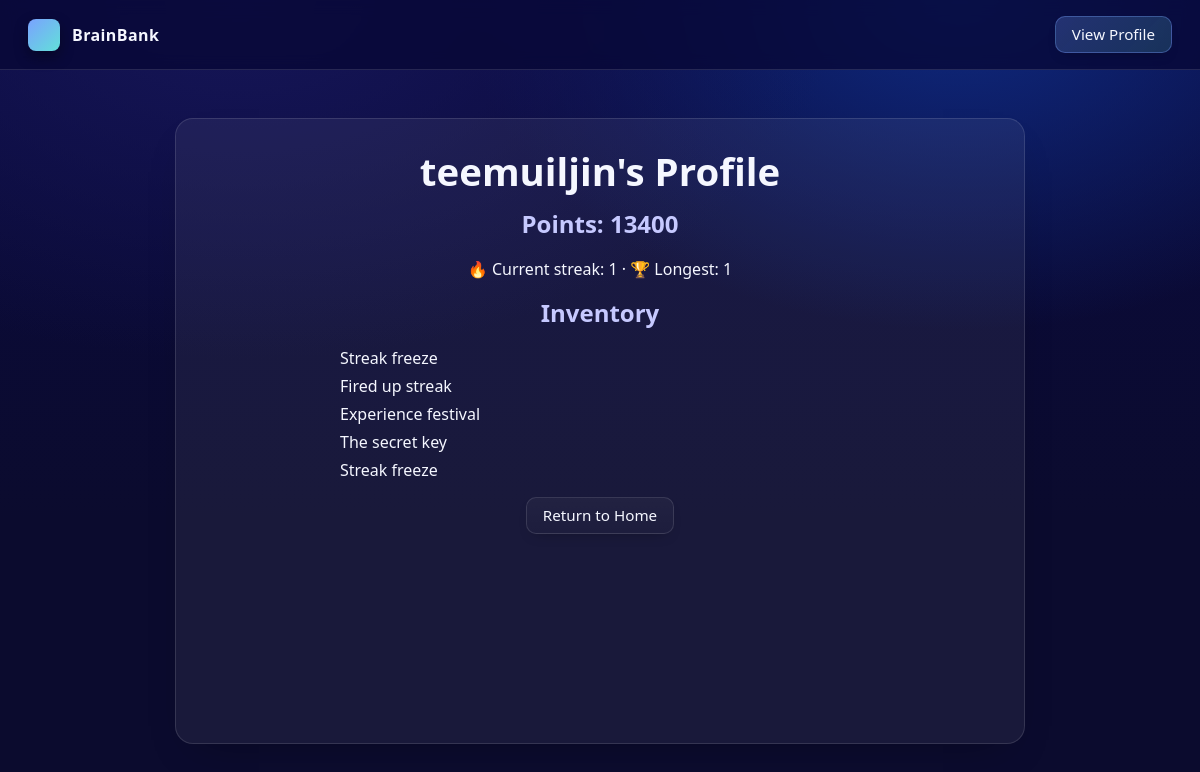
/profile/teemuiljin/ (signed in), run on the app's committed database.
### courses/models.py (models this page shows, shortened)
class PlayerProfile(models.Model):
    user = models.OneToOneField(User, on_delete=models.CASCADE)
    points = models.IntegerField(default=0)
    current_streak = models.IntegerField(default=0)
    longest_streak = models.IntegerField(default=0)
    last_activity_date = models.DateField(blank=True, null=True)

class Purchase(models.Model):
    player = models.ForeignKey(PlayerProfile, on_delete=models.CASCADE)
    item = models.ForeignKey(ShopItem, on_delete=models.CASCADE)
    purchased_at = models.DateTimeField(auto_now_add=True)

class ShopItem(models.Model):
    name = models.CharField(max_length=100)
    description = models.TextField()
    price = models.IntegerField(help_text="Cost in points")
    icon = models.CharField(max_length=100, blank=True, help_text="Emoji or image filename")

### courses/views.py (the view)
# urls.py: path('profile/<str:username>/', views.view_profile, name='view_profile'),
@login_required
def view_profile(request, username):
    user = get_object_or_404(User, username=username)
    player_profile = get_object_or_404(PlayerProfile, user=user)
    purchases = Purchase.objects.filter(player=player_profile)
    return render(request, 'view_profile.html', {
        'user_profile': user,
        'player_profile': player_profile,
        'purchases': purchases,
    })

### courses/templates/view_profile.html (shortened to what this page needs)
<!DOCTYPE html>
<html lang="en">
<head>
</head>
<body>
    <div class="top-bar">
        <div class="brand"><div class="brand-badge"></div>BrainBank</div>
        <div class="auth-actions">
            {% if user.is_authenticated %}
                <a class="btn btn-primary" href="{% url 'view_profile' user.username %}">View Profile</a>
            {% else %}
                <a class="btn" href="{% url 'sign_in' %}">Sign In</a>
            {% endif %}
        </div>
    </div>
    <main>
        <div class="card">
            <h1>{{ user_profile.username }}'s Profile</h1>
            <h2>Points: {{ player_profile.points }}</h2>
            <p class="meta">🔥 Current streak: {{ player_profile.current_streak }} · 🏆 Longest: {{ player_profile.longest_streak }}</p>
            <h2>Inventory</h2>
            {% if purchases %}
                <ul>
                    {% for purchase in purchases %}
                        <li>{{ purchase.item.name }}</li>
                    {% endfor %}
                </ul>
            {% else %}
                <p>No items purchased yet.</p>
            {% endif %}
            <div style="margin-top:16px;">
                <a href="{% url 'home' %}" class="btn">Return to Home</a>
            </div>
        </div>
    </main>
</body>
</html>

### courses/templates/view_profile.html (style rules this page uses)
:root { --bg-start:#0a0a40; --bg-end:#161658; --card-bg:rgba(255,255,255,0.06); --text:#f5f7ff; --muted:#c6c9ff; --accent:#7aa2ff; --accent-2:#62e0d9; --border:rgba(255,255,255,0.12); --shadow:rgba(0,0,0,0.35); }
body { background: radial-gradient(1000px 600px at 20% 0%, var(--bg-end), transparent 60%), radial-gradient(900px 600px at 80% 0%, #0f2a80, transparent 55%), linear-gradient(180deg, var(--bg-start), #0b0b2e 65%); color: var(--text); font-family:'Segoe UI', Tahoma, Geneva, Verdana, sans-serif; margin:0; padding:0; min-height:100vh; display:flex; flex-direction:column; }
.top-bar { display:flex; justify-content:space-between; align-items:center; padding:16px 28px; background:rgba(7,7,53,0.75); backdrop-filter:blur(8px); -webkit-backdrop-filter:blur(8px); border-bottom:1px solid var(--border); position:sticky; top:0; z-index:10; }
.brand { display:flex; align-items:center; gap:12px; font-weight:700; letter-spacing:0.4px; }
.brand-badge { width:32px; height:32px; border-radius:8px; background:linear-gradient(135deg, var(--accent), var(--accent-2)); box-shadow:0 6px 14px var(--shadow); }
.auth-actions { display:flex; gap:12px; }
.btn { appearance:none; display:inline-flex; align-items:center; justify-content:center; gap:8px; padding:10px 16px; border-radius:10px; border:1px solid var(--border); color:var(--text); text-decoration:none; font-size:0.95rem; line-height:1; transition:transform .1s ease, background .2s ease, border-color .2s ease, box-shadow .2s ease, color .2s ease; background:linear-gradient(180deg, rgba(255,255,255,0.04), rgba(255,255,255,0.02)); box-shadow:0 6px 14px -8px var(--shadow); }
.btn-primary { background:linear-gradient(135deg, rgba(122,162,255,0.25), rgba(98,224,217,0.18)); border-color:rgba(122,162,255,0.35); }
main { flex:1; display:flex; justify-content:center; padding:48px 20px 56px; }
.card { width:min(800px,92%); background:var(--card-bg); border:1px solid var(--border); border-radius:18px; padding:26px 24px; box-shadow:0 18px 40px -22px var(--shadow); text-align:center; }
h1 { margin:0 0 8px; font-size:clamp(2rem,3.2vw,2.6rem); }
h2 { margin:10px 0 18px; color:var(--muted); }
ul { list-style:none; padding:0; margin:0 auto; max-width:520px; text-align:left; }
li { margin:6px 0; }

### data on the page
PlayerProfile: points "13400", current_streak "1", longest_streak "1"
Purchase: item.name "Streak freeze"
Purchase: item.name "Fired up streak"
Purchase: item.name "Experience festival"
Purchase: item.name "The secret key"
Purchase: item.name "Streak freeze"

### other printed values
{{ user_profile.username }} "teemuiljin"
